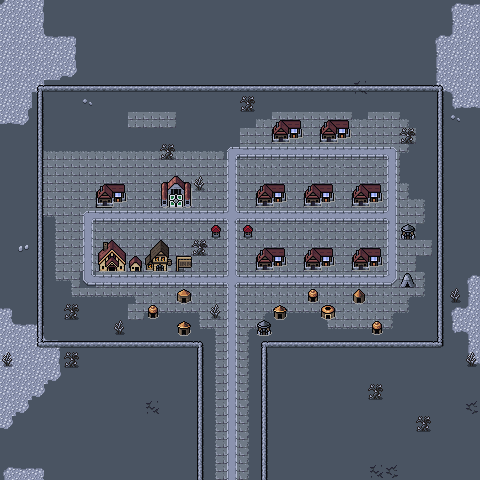

This game map was drawn from its Tiled (.tmx) file and the tilesets committed beside it. A one-line description and the trimmed map source follow:
An orthogonal 30x30 tile map with 16x16 px tiles, 4 tile layers (Background, Ground, Walls, Overlay), 3 tilesets and 14 objects.

<map version="1.10" tiledversion="1.10.1" orientation="orthogonal" renderorder="right-down" width="30" height="30" tilewidth="16" tileheight="16" infinite="0" nextlayerid="6" nextobjectid="65">
 <editorsettings>
  <export target="wastetown..tmx" format="tmx" />
 </editorsettings>
 <tileset firstgid="1" source="../../tileset/main.tsx" />
 <tileset firstgid="10113" source="../../tileset/buildings.tsx" />
 <tileset firstgid="11905" source="../../tileset/buildings-nocollide.tsx" />
 <layer id="1" name="Background" width="30" height="30">
  <data>[900 cells, 900 non-empty, 2 distinct tile ids]</data>
 </layer>
 <layer id="2" name="Ground" width="30" height="30">
  <data>[900 cells, 309 non-empty, 44 distinct tile ids]</data>
 </layer>
 <layer id="3" name="Walls" width="30" height="30">
  <properties>
   <property name="spriteLayer" type="bool" value="true" />
  </properties>
  <data>[900 cells, 146 non-empty, 25 distinct tile ids]</data>
 </layer>
 <layer id="5" name="Overlay" width="30" height="30">
  <data>[900 cells, 25 non-empty, 9 distinct tile ids]</data>
 </layer>
 <objectgroup id="4" name="Objects">
  <object id="38" template="../../obj/entry_up.tx" x="204" y="368" width="56" height="16" />
  <object id="41" template="../../obj/shop.tx" x="256" y="208">
   <properties>
    <property name="commonShopList" value="Creature,Creature2Blue,Creature2Red,Creature2Black,Creature2White,Creature2Green,Creature2Colorless,Sliver,Wall,Assembly,Human" />
    <property name="mythicShopList" value="Assassin,Squirrel,Dragon,Vampire,Minotaur,Dwarf,Devil,Soldier,Demon,Druid,Bird,Wolf,Knight,Skeleton,Shaman,Wizard,Pirate,Rogue,Dinosaur,Ogre,Planeswalker,Legend,WUBRG,Gods" />
    <property name="rareShopList" value="Human,Zombie,Goblin,Elf,Merfolk,Azorius,Dimir,Rakdos,Gruul,Selesnya,Orzhov,Izzet,Golgari,Boros,Simic,PhyrexianColorless,Giant,Spiders,Shapeshifter" />
    <property name="uncommonShopList" value="Land,Vehicle,Equip,Wand,Artifact,Multicolor,Golem,Colorless,Enchantment,Instant" />
   </properties>
  </object>
  <object id="55" template="../../obj/shop.tx" x="272" y="144">
   <properties>
    <property name="commonShopList" value="Creature,Creature2Blue,Creature2Red,Creature2Black,Creature2White,Creature2Green,Creature2Colorless,Sliver,Wall,Assembly,Human" />
    <property name="mythicShopList" value="Assassin,Squirrel,Dragon,Vampire,Minotaur,Dwarf,Devil,Soldier,Demon,Druid,Bird,Wolf,Knight,Skeleton,Shaman,Wizard,Pirate,Rogue,Dinosaur,Ogre,Planeswalker,Legend,WUBRG,Gods" />
    <property name="rareShopList" value="Human,Zombie,Goblin,Elf,Merfolk,Azorius,Dimir,Rakdos,Gruul,Selesnya,Orzhov,Izzet,Golgari,Boros,Simic,PhyrexianColorless,Giant,Spiders,Shapeshifter" />
    <property name="uncommonShopList" value="Land,Vehicle,Equip,Wand,Artifact,Multicolor,Golem,Colorless,Enchantment,Instant" />
   </properties>
  </object>
  <object id="57" template="../../obj/shop.tx" x="320" y="144">
   <properties>
    <property name="commonShopList" value="Creature,Creature2Blue,Creature2Red,Creature2Black,Creature2White,Creature2Green,Creature2Colorless,Sliver,Wall,Assembly,Human" />
    <property name="mythicShopList" value="Assassin,Squirrel,Dragon,Vampire,Minotaur,Dwarf,Devil,Soldier,Demon,Druid,Bird,Wolf,Knight,Skeleton,Shaman,Wizard,Pirate,Rogue,Dinosaur,Ogre,Planeswalker,Legend,WUBRG,Gods" />
    <property name="rareShopList" value="Human,Zombie,Goblin,Elf,Merfolk,Azorius,Dimir,Rakdos,Gruul,Selesnya,Orzhov,Izzet,Golgari,Boros,Simic,PhyrexianColorless,Giant,Spiders,Shapeshifter" />
    <property name="uncommonShopList" value="Land,Vehicle,Equip,Wand,Artifact,Multicolor,Golem,Colorless,Enchantment,Instant" />
   </properties>
  </object>
  <object id="50" template="../../obj/shop.tx" x="304" y="208">
   <properties>
    <property name="commonShopList" value="Creature,Creature2Blue,Creature2Red,Creature2Black,Creature2White,Creature2Green,Creature2Colorless,Sliver,Wall,Assembly,Human" />
    <property name="mythicShopList" value="Assassin,Squirrel,Dragon,Vampire,Minotaur,Dwarf,Devil,Soldier,Demon,Druid,Bird,Wolf,Knight,Skeleton,Shaman,Wizard,Pirate,Rogue,Dinosaur,Ogre,Planeswalker,Legend,WUBRG,Gods" />
    <property name="rareShopList" value="Human,Zombie,Goblin,Elf,Merfolk,Azorius,Dimir,Rakdos,Gruul,Selesnya,Orzhov,Izzet,Golgari,Boros,Simic,PhyrexianColorless,Giant,Spiders,Shapeshifter" />
    <property name="uncommonShopList" value="Land,Vehicle,Equip,Wand,Artifact,Multicolor,Golem,Colorless,Enchantment,Instant" />
   </properties>
  </object>
  <object id="51" template="../../obj/shop.tx" x="352" y="208">
   <properties>
    <property name="commonShopList" value="Creature,Creature2Blue,Creature2Red,Creature2Black,Creature2White,Creature2Green,Creature2Colorless,Sliver,Wall,Assembly,Human" />
    <property name="mythicShopList" value="Assassin,Squirrel,Dragon,Vampire,Minotaur,Dwarf,Devil,Soldier,Demon,Druid,Bird,Wolf,Knight,Skeleton,Shaman,Wizard,Pirate,Rogue,Dinosaur,Ogre,Planeswalker,Legend,WUBRG,Gods" />
    <property name="rareShopList" value="Human,Zombie,Goblin,Elf,Merfolk,Azorius,Dimir,Rakdos,Gruul,Selesnya,Orzhov,Izzet,Golgari,Boros,Simic,PhyrexianColorless,Giant,Spiders,Shapeshifter" />
    <property name="uncommonShopList" value="Land,Vehicle,Equip,Wand,Artifact,Multicolor,Golem,Colorless,Enchantment,Instant" />
   </properties>
  </object>
  </objectgroup>
</map>
<!-- 8 of 14 objects omitted -->
